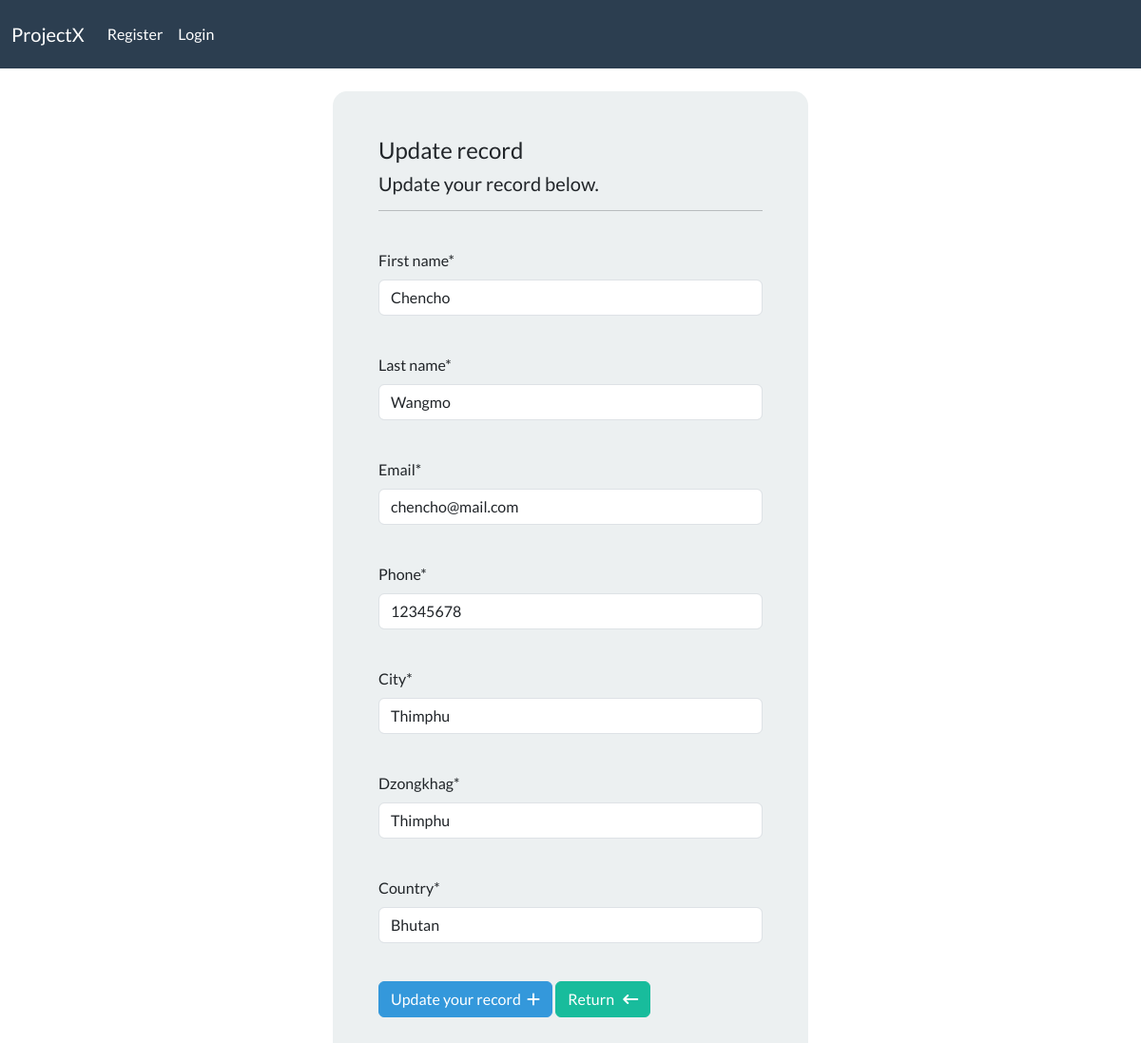
The app's page /update-record/3/ with its own data.
### webapp/models.py (models this page shows, shortened)
class Record(models.Model):
    creation_date = models.DateTimeField(auto_now_add=True)
    first_name = models.CharField(max_length=150)
    last_name = models.CharField(max_length=150)
    email = models.CharField(max_length=150)
    phone = models.CharField(max_length=150)
    address = models.CharField(max_length=150)
    city = models.CharField(max_length=150)
    dzongkhag = models.CharField(max_length=150)
    country = models.CharField(max_length=150)

### webapp/views.py (the view)
# urls.py: path('update-record/<int:pk>/',views.updateRecordView,name="update-record"),
def updateRecordView(request,pk):
    record = Record.objects.get(id=pk)
    form = UpdateRecordForm(instance=record)
    if request.method == "POST":
        form = UpdateRecordForm(data=request.POST, instance=record)
        if form.is_valid():
            form.save()
            messages.success(request,"Record updated successfully!")
            return redirect('dashboard')
    context = {'form':form}
    return render(request,'webapp/update-record.html',context=context)

### webapp/forms.py
class UpdateRecordForm(forms.ModelForm):
    class Meta():
        model = Record
        fields = ['first_name','last_name','email','phone','address','city','dzongkhag','country']

### webapp/templates/webapp/update-record.html (shortened to what this page needs)
{% extends "webapp/base.html" %}
{% load crispy_forms_tags %}
{% block content %}
<body>
    <div class="container bg-light shadow-md p-5 form-layout">
    <h4>Update record</h4>
    <h5>Update your record below. </h5>
    <hr>
    <br>
    <form method="POST" autocomplete="off">
        {{form.first_name|as_crispy_field}}
        <br>
        {{form.last_name|as_crispy_field}}
        <br>
        {{form.email|as_crispy_field}}
        <br>
        {{form.phone|as_crispy_field}}
        <br>
        {{form.city|as_crispy_field}}
        <br>
        {{form.dzongkhag|as_crispy_field}}
        <br>
        {{form.country|as_crispy_field}}
        <br>
        <button type="submit" class="btn btn-info">Update your record &nbsp;<i class="fa-solid fa-plus"></i></button>
        <a class="btn btn-success" href="{% url 'dashboard' %}">Return &nbsp; <i class="fa-solid fa-arrow-left-long"></i></a>
    </form>
</body>
{% endblock  %}

### static/css/styles.css (style rules this page uses)
.form-layout { border-radius:15px; width:500px; }

### records on screen
Record: first_name "Chencho", last_name "Wangmo", email "chencho@mail.com", phone "12345678", city "Thimphu", dzongkhag "Thimphu", country "Bhutan"
